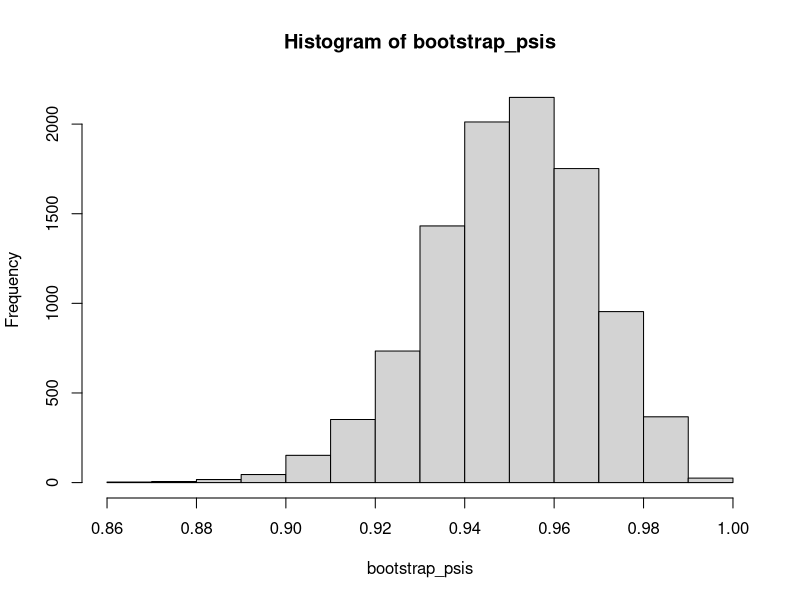
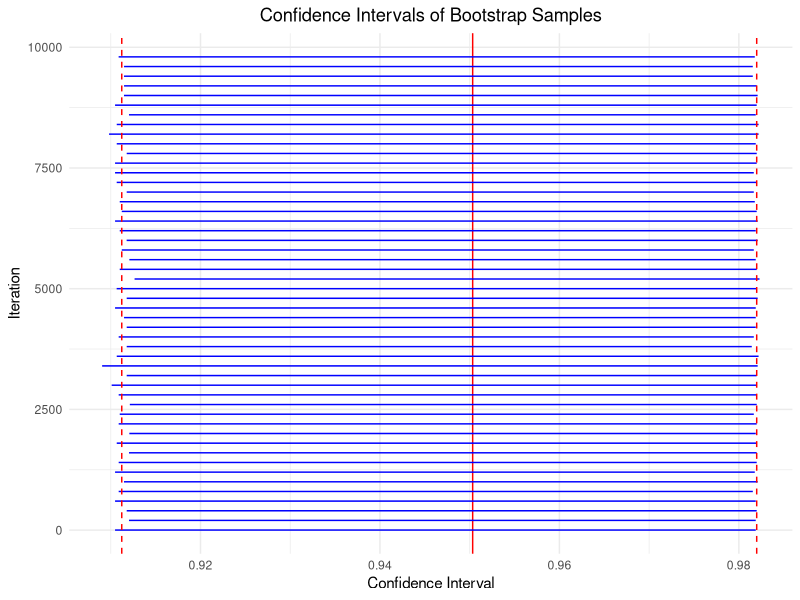

Write the R code that produced these figures, in order.
## ---- chunk 1
knitr::opts_chunk$set(echo = TRUE)

library(boot)
library(readr)
library(tidyverse)

## ---- chunk 2

data <- read_csv("data.csv", show_col_types = F)

## ---- chunk 3

vaccine <- data %>%
  filter(Test == "Vaccine")

placebo <- data %>%
  filter(Test == "Placebo")

prop_vaccine <- vaccine$COVID[1] / vaccine$No_COVID[1]
prop_placebo <- placebo$COVID[1] / placebo$No_COVID[1]

n_vaccine <- vaccine$COVID + vaccine$No_COVID
n_placebo <- placebo$COVID + placebo$No_COVID

observed_pi <- prop_vaccine/(prop_vaccine + prop_placebo)

observed_psi <- (1 - 2*observed_pi)/(1 - observed_pi)

## ---- chunk 4

n_bootstrap <- 10000
bootstrap_psis <- numeric(n_bootstrap)
set.seed(123)

for (i in 1:n_bootstrap) {
  vaccine_sample <- sample(c(0, 1), size = n_vaccine, replace = TRUE, prob = c(1 - prop_vaccine, prop_vaccine))
  placebo_sample <- sample(c(0, 1), size = n_placebo, replace = TRUE, prob = c(1 - prop_placebo, prop_placebo))
  
  prop_vaccine_boot <- mean(vaccine_sample)
  prop_placebo_boot <- mean(placebo_sample)
  
  bootstrap_pi <- prop_vaccine_boot/(prop_vaccine_boot + prop_placebo_boot)
  
  bootstrap_psis[i] <- (1 - 2*bootstrap_pi)/(1 - bootstrap_pi)
}

hist(bootstrap_psis)

overall_ci <- quantile(bootstrap_psis, c(0.025, 0.975))

ci_data <- data.frame(
  Iteration = 1:n_bootstrap,
  Lower = numeric(n_bootstrap),
  Upper = numeric(n_bootstrap)
)

for (i in 1:n_bootstrap) {
  sample_psis <- sample(bootstrap_psis, n_bootstrap, replace = TRUE)
  ci_data$Lower[i] <- quantile(sample_psis, 0.025)
  ci_data$Upper[i] <- quantile(sample_psis, 0.975)
}

print(overall_ci)
## ---- chunk 5
plot_data <- ci_data[seq(1, n_bootstrap, by = 200), ]

ggplot(plot_data, aes(y = Iteration)) +
  geom_vline(xintercept = observed_psi, linetype = "solid", color = "red") + 
  geom_segment(aes(yend = Iteration, x = Lower, xend = Upper), color = "blue") +
  geom_vline(xintercept = overall_ci[1], linetype = "dashed", color = "red") +
  geom_vline(xintercept = overall_ci[2], linetype = "dashed", color = "red") +
  labs(title = "Confidence Intervals of Bootstrap Samples",
       y = "Iteration",
       x = "Confidence Interval") +
  theme_minimal() +
  theme(plot.title = element_text(hjust = 0.5), 
        axis.text.y = element_text(hjust = 1))
